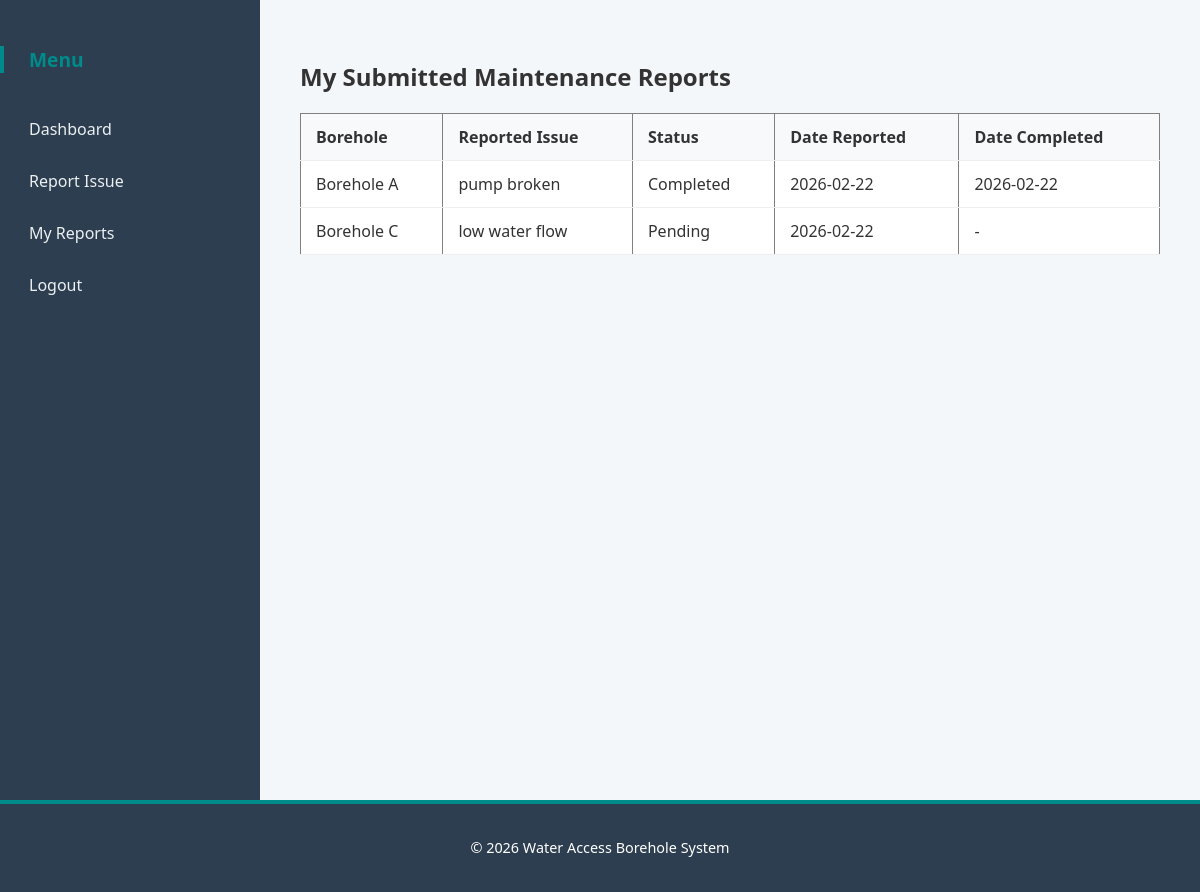
Screenshot of /community/view-reports.php (signed in) with the database file from the repository.
### tables this page shows
CREATE TABLE `maintenance_tasks` (
  `id` int(11) NOT NULL,
  `borehole_id` int(11) NOT NULL,
  `reported_issue` text NOT NULL,
  `assigned_to` int(11) DEFAULT NULL,
  `status` enum('Pending','In progress','Completed') NOT NULL DEFAULT 'Pending',
  `date_reported` date DEFAULT curdate(),
  `date_completed` date DEFAULT NULL
);

CREATE TABLE `boreholes` (
  `id` int(11) NOT NULL,
  `borehole_name` varchar(100) NOT NULL,
  `location` varchar(100) NOT NULL,
  `status` enum('working','faulty') DEFAULT 'working',
  `created_at` timestamp NOT NULL DEFAULT current_timestamp()
);

### community/view-reports.php (the view, shortened to what this page needs)
<?php
include("../database.php");
?>
<?php include("../includes/header.php"); ?>
<div class="dashboard-container">
  <?php include("../includes/sidebar.php"); ?>
  <main class="dashboard">
    <h2>My Submitted Maintenance Reports</h2>
    <table border="1" cellpadding="8" cellspacing="0" style="width:100%; border-collapse: collapse;">
        <thead>
            <tr>
                <th>Borehole</th>
                <th>Reported Issue</th>
                <th>Status</th>
                <th>Date Reported</th>
                <th>Date Completed</th>
            </tr>
        </thead>
        <tbody>
        <?php
        $stmt = $conn->prepare("
            SELECT mt.id, b.borehole_name, mt.reported_issue, mt.status, mt.date_reported, mt.date_completed
            FROM maintenance_tasks mt
            JOIN boreholes b ON mt.borehole_id = b.id
            ORDER BY mt.date_reported DESC
        ");
        $stmt->execute();
        $tasks = $stmt->fetchAll(PDO::FETCH_ASSOC);
        if ($tasks) {
            foreach ($tasks as $task)
                 {
                echo "<tr>";
                echo "<td>".htmlspecialchars($task['borehole_name'])."</td>";
                echo "<td>".htmlspecialchars($task['reported_issue'])."</td>";
                echo "<td>".htmlspecialchars($task['status'])."</td>";
                echo "<td>".htmlspecialchars($task['date_reported'])."</td>";
                echo "<td>".($task['date_completed'] ? htmlspecialchars($task['date_completed']) : '-') ."</td>";
                echo "</tr>";
            }
        } else {
            echo "<tr><td colspan='5' style='text-align:center;'>No reports submitted yet.</td></tr>";
        }
        ?>
        </tbody>
    </table>
  </main>
</div>
<?php include("../includes/footer.php"); ?>

### assets/css/style.css (style rules this page uses)
html, body { height: 100%; margin: 0; padding: 0; font-family: 'Segoe UI', Tahoma, Geneva, Verdana, sans-serif; background-color: #f4f7f9; color: #333; display: flex; flex-direction: column; }
main { flex: 1 0 auto; }
.dashboard-container { display: flex; flex-direction: row; min-height: 100vh; width:100% ; }
.dashboard { flex-grow: 1; padding: 40px; }
table { width: 100%; border-collapse: collapse; margin-top: 15px; background: #fff; }
table th, table td { padding: 12px 15px; border-bottom: 1px solid #eee; text-align: left; }
table th { background-color: #f8f9fa; font-weight: 600; }

### rows the page displays
maintenance_tasks: borehole.borehole_name "Borehole A", reported_issue "pump broken", status "Completed", date_reported "2026-02-22", date_completed "2026-02-22"
maintenance_tasks: borehole.borehole_name "Borehole C", reported_issue "low water flow", status "Pending", date_reported "2026-02-22"
